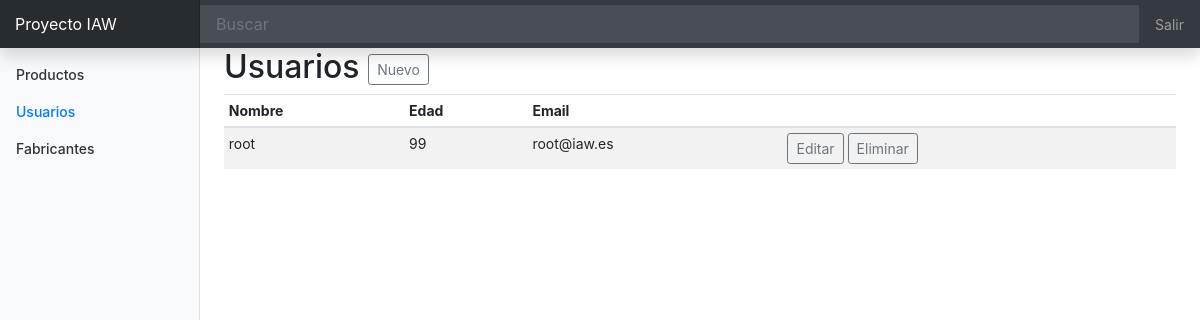
The app's page /iaw-practica-lamp/src/panel_usuarios.php (signed in) with its own data.
### tables this page shows
CREATE TABLE users (
  id int(11) NOT NULL auto_increment,
  name varchar(100) NOT NULL,
  age int(3) NOT NULL,
  email varchar(100) NOT NULL UNIQUE,
  password varchar(512)NOT NULL,
  PRIMARY KEY (id)
);

### iaw-practica-lamp/src/panel_usuarios.php (the view, shortened to what this page needs)
<?php
include_once("config.php");
$result = mysqli_query($mysqli, "SELECT id AS id_usuario, name AS nombre_usuario, age AS edad_usuario, email AS email_usuario FROM users");
?>
<!doctype html>
<html lang="es">
  <head>
<link href="../css/bootstrap.min.css" rel="stylesheet">
    <link href="../css/dashboard.css" rel="stylesheet">
  </head>
  <body>
    <nav class="navbar navbar-dark fixed-top bg-dark flex-md-nowrap p-0 shadow">
  <a class="navbar-brand col-sm-3 col-md-2 mr-0" href="#">Proyecto IAW</a>
  <input class="form-control form-control-dark w-100" type="text" placeholder="Buscar" aria-label="Search">
  <ul class="navbar-nav px-3">
    <li class="nav-item text-nowrap">
      <a class="nav-link" href="logout.php">Salir</a>
    </li>
  </ul>
</nav>
<div class="container-fluid">
  <div class="row">
    <nav class="col-md-2 d-none d-md-block bg-light sidebar">
      <div class="sidebar-sticky">
        <ul class="nav flex-column">
          <li class="nav-item">
            <a class="nav-link" href="panel.php">
              Productos <span class="sr-only">(current)</span>
            </a>
          </li>
          <li class="nav-item">
            <a class="nav-link active"" href="#">
              Usuarios
            </a>
          </li>
          <li class="nav-item">
            <a class="nav-link" href="panel_fabricantes.php">
              Fabricantes
            </a>
          </li>
        </ul>
      </div>
    </nav>
    <main role="main" class="col-md-9 ml-sm-auto col-lg-10 px-4">
      <h2>Usuarios <a href="new_usuario.php" class="btn btn-sm btn-outline-secondary">Nuevo</a></h2>
      <div class="table-responsive">
        <table class="table table-striped table-sm">
          <thead>
            <tr>
              <th>Nombre</th>
              <th>Edad</th>
              <th>Email</th>
              <th></th>
            </tr>
          </thead>
          <tbody>
        <?php
	        while($res = mysqli_fetch_array($result)) {
        ?>
            <tr>
              <td><?php echo utf8_encode($res['nombre_usuario']);?></td>
              <td><?php echo utf8_encode($res['edad_usuario']);?></td>
              <td><?php echo $res['email_usuario'];?></td>
              <td><a href="edit_usuario.php?codigo_usuario=<?php echo $res['id_usuario'];?>" class="btn btn-sm btn-outline-secondary">Editar</a> <a href="eliminar_usuario.php?codigo_usuario=<?php echo $res['id_usuario'];?>" class="btn btn-sm btn-outline-secondary">Eliminar</a></td>
            </tr>
        <?php
        }
	      ?>
          </tbody>
        </table>
      </div>
    </main>
  </div>
</div>
        <script src="dashboard.js"></script></body>
</html>

### iaw-practica-lamp/css/dashboard.css (style rules this page uses)
body { font-size: .875rem; }
.sidebar { position: fixed; top: 0; bottom: 0; left: 0; z-index: 100; padding: 48px 0 0; box-shadow: inset -1px 0 0 rgba(0, 0, 0, .1); }
.sidebar-sticky { position: relative; top: 0; height: calc(100vh - 48px); padding-top: .5rem; overflow-x: hidden; overflow-y: auto; }
.sidebar .nav-link { font-weight: 500; color: #333; }
.sidebar .nav-link.active { color: #007bff; }
[role="main"] { padding-top: 133px; }
@media (min-width: 768px) { [role="main"] { padding-top: 48px; } }
.navbar-brand { padding-top: .75rem; padding-bottom: .75rem; font-size: 1rem; background-color: rgba(0, 0, 0, .25); box-shadow: inset -1px 0 0 rgba(0, 0, 0, .25); }
.navbar .form-control { padding: .75rem 1rem; border-width: 0; border-radius: 0; }
.form-control-dark { color: #fff; background-color: rgba(255, 255, 255, .1); border-color: rgba(255, 255, 255, .1); }

### records on screen
users: name "root", age "99", email "root@iaw.es"
